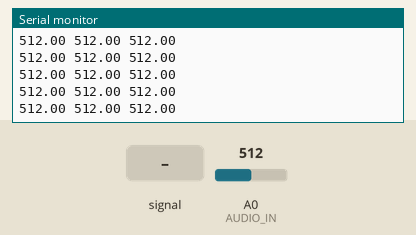
Recording of a sketch running on a simulated Arduino Uno, built with avr-gcc and run on an emulated ATmega328P. Parts: the last lines printed to the serial monitor. The inputs (shaded band) are chosen by the test bench; at power-on: A0 (AUDIO_IN) = 512.

Above: at 1.2 s.
1.3 s: A0 (AUDIO_IN) fed a 200 Hz sine of ±81 counts around its level
At 2.3 s:
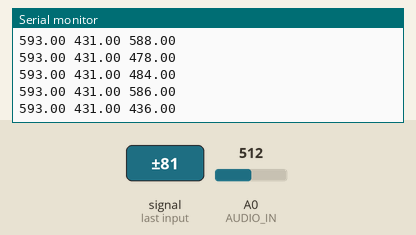
2.8 s: A0 (AUDIO_IN) set to 716
At 3.8 s:
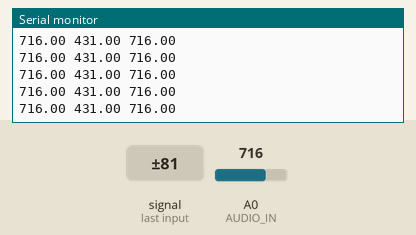
Timing chart, 0 to 4.7 s (numbered marks = the images above; inputs shaded):
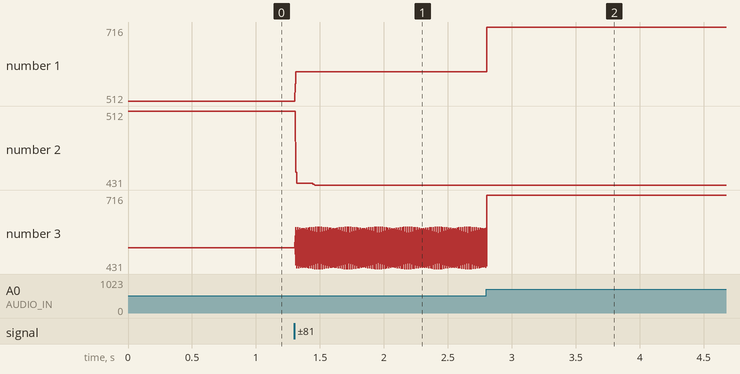

Measured:
- after the input at 1.3 s, the serial monitor: prints a new line at once (image 1)
- plotted number 1: 512 → 593 after the input at 1.3 s
- plotted number 2: 512 → 431 after the input at 1.3 s
- plotted number 3: 512 → 487 after the input at 1.3 s

The sketch:

AudioVoltageTest.ino
```cpp
#define AUDIO_IN 14

double vMax;
double vMin;

void setup() {
  Serial.begin(115200);
  vMax = 0;
  vMin = 1024;
}

void loop() {
  double v = analogRead(AUDIO_IN);
  if (v > vMax) {
    vMax = v;
  }
  if (v < vMin) {
    vMin = v;
  }
  Serial.print(vMax);
  Serial.print(" ");
  Serial.print(vMin);
  Serial.print(" ");
  Serial.println(v);
}
```
